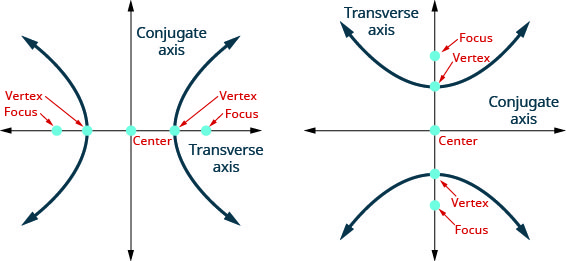
#> input picture Math/Geometry/images/hyperbola.jpeg, 566 x 261 px, given in place of eigen.png, which was not available
$ jupyter execute --allow-errors 'eigen vectors & values.ipynb'   (text cells are left out)
#> lines starting #> are read from the running program, lines starting #| are printed output that depends on the picture; pictures that were not available may be replaced by others from this repository, and a replacement may not be noted
[cell 1]
from PIL import Image
from IPython.display import display

img = Image.open('images/eigen.png')
#> img is the input picture: PIL image 566x261 CMYK; mean R, G, B 243.5, 243.9, 244.5
new_image = img.resize((300, 190))
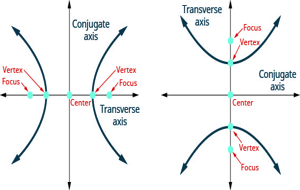
#> new_image: PIL image 300x190 CMYK; mean R, G, B 243, 243.4, 244.1
display(new_image)

img = Image.open('images/axis-rotate.png')
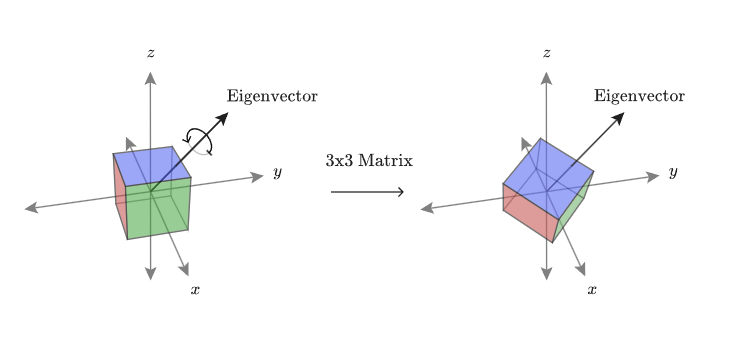
#> input picture Math/Linear Algebra/Terminologies of Matrix/Eigen Vectors & Eigen Values/images/axis-rotate.png, 741 x 346 px
#> img is the input picture: PIL image 741x346 RGBA; mean R, G, B, A 248.2, 248.7, 249.7, 255
new_image = img.resize((650, 290))
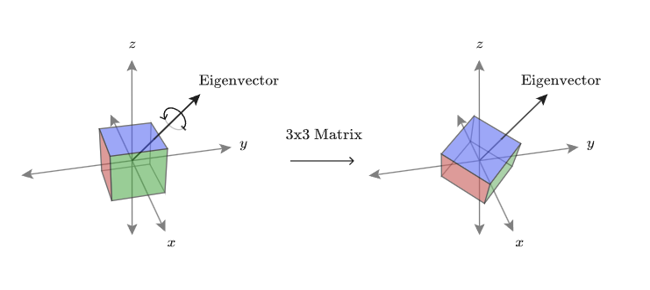
#> new_image: PIL image 650x290 RGBA; mean R, G, B, A 248.2, 248.6, 249.6, 255
display(new_image)

[cell 2]
from IPython.display import Image

#> (the rest of this cell did not finish here and is left out)

[cell 3]
Image(open('images/axisofrotate1.gif','rb').read())

[cell 4]
from PIL import Image
from IPython.display import display

img = Image.open('images/eigen2.png')
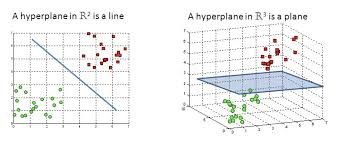
#> input picture Math/Geometry/images/hyperplane.jpeg, 345 x 146 px, given in place of eigen2.png, which was not available
#> img is the input picture: PIL image 345x146 RGB; mean R, G, B 241, 241.7, 241.6
new_image = img.resize((410, 300))
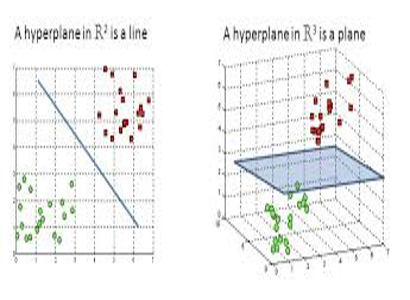
#> new_image: PIL image 410x300 RGB; mean R, G, B 240.8, 241.5, 241.4
display(new_image)


#> (the rest of this cell did not finish here and is left out)

#> (a cell that did not finish here is left out)

[cell 6]
img = Image.open('images/shear.png')
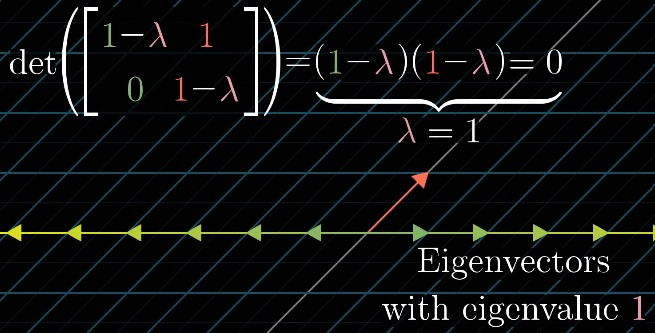
#> input picture Math/Linear Algebra/Terminologies of Matrix/Eigen Vectors & Eigen Values/images/shear.png, 655 x 333 px
#> img is the input picture: PIL image 655x333 RGBA; mean R, G, B, A 12, 14.6, 14.2, 255
new_image = img.resize((440, 240))
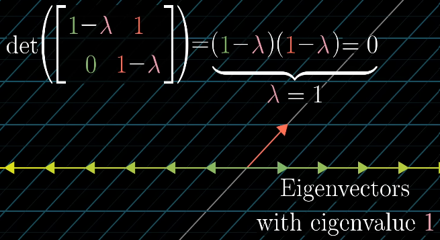
#> new_image: PIL image 440x240 RGBA; mean R, G, B, A 12.2, 14.8, 14.3, 255
display(new_image)
